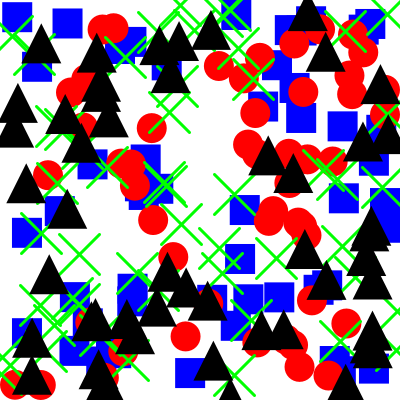
Frame 1 (no input)
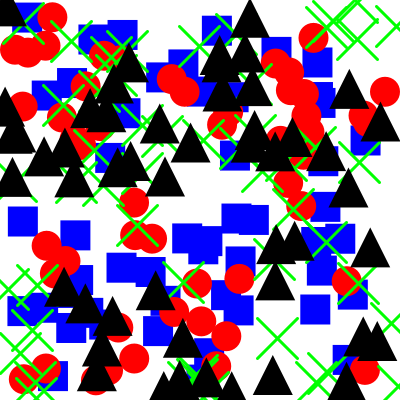
Frame 60 (the mouse pressed at the canvas centre just before this capture)
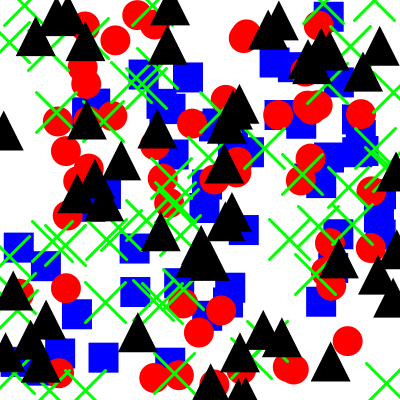
Frame 120 (the mouse held since frame 60 and released just before this capture)

The Processing sketch that drew these frames (run headless with seeded random() and noise(); from frame 60 on, the mouse is pressed at the canvas centre):

// Processing sketch: basic_boundAll4
// ── basic_boundAll4.pde
//hw_boundAll4
//write square, cross ,triangle, circle
//2022/10/10
//1-4-45 Taiyu Honma
ArrayList<ObjectBase> objects = new ArrayList<ObjectBase>();
void setup() {
  int N = 50;
  size(400, 400);
  for (int j=0; j<N; j++) {
    objects.add(new SquareClass());
  }
  for (int j=0; j<N; j++) {
    objects.add(new CircleClass());
  }
  for (int j=0; j<N; j++) {
    objects.add(new CrossClass());
  }
  for (int j=0; j<N; j++) {
    objects.add(new TriangleClass());
  }
}
void draw() {
  background(255);
  for (ObjectBase object : objects) {
    object.move();
    object.display();
  }
}

// ── CircleClass.pde
class CircleClass extends ObjectBase{
  float r = 15;
  CircleClass() {
    super();
    d = r;
    c = color(255,0,0);
  }
  void display(){
    noStroke();
    fill(255,0,0);
    fill(c);
    ellipse(x,y,r*2,r*2);
  }
}

// ── CrossClass.pde
class CrossClass extends ObjectBase{
  int length = 20;
  CrossClass() {
    super();
  }
  void move(){
 
    x += vx;
    y += vy;
    if (x > width) x = 0;
    if (x < 0) x = width;
    if (y < 0) y = height;
    if (y > height) y = 0;

  }
  void display(){
       strokeWeight(3);
    stroke(0,255,0);
        line(x + length,y+length,x-length,y-length);
    line(x + length,y-length,x - length,y +length);
  }
}

// ── ObjectBaseClass.pde
abstract class ObjectBase {
  float x;
  float y;
  float vx;
  float vy;
  float d;
  color c;
 ObjectBase(){
   commonInit();
  }
  ObjectBase(color _c){
    commonInit();
    c = _c;
  }
  void commonInit(){
        x = random(width);
    y = random(height);
    vx = random(-5,5);
    vy = random(-5,5);
  }
  void move(){
    noStroke();
    fill(c);
    x += vx;
    y -= vy;
        x = min(width-d,x);
    y = min(height-d,y);
    x = max(x,d);
    y = max(y,d);
    if(x == width-d || x == d){
      vx = -vx;
    }
    if(y == height-d || y == d){
      vy = -vy;
    }
  }
  abstract void display();
}

// ── SquareClass.pde
class SquareClass extends ObjectBase{
  float w = 30;
  SquareClass() {
    super(color(0,0,255));
    d = w/2;
  }
  void display(){
    noStroke();
    fill(c);
    rect(x-w/2,y-w/2,w,w);
  }
}

// ── TriangleClass.pde
class TriangleClass extends ObjectBase {
  TriangleClass() {
    super();
  }
  void move(){
    x += vx;
    y += vy;
    if (x > width) x = 0;
    if (x < 0) x = width;
    if (y < 0) y = height;
    if (y > height) y = 0;

  }
  void display(){
    noStroke();
    fill(color(0));
    triangle(x,y-20,x-20,y+20,x+20,y+20);
  }
}
